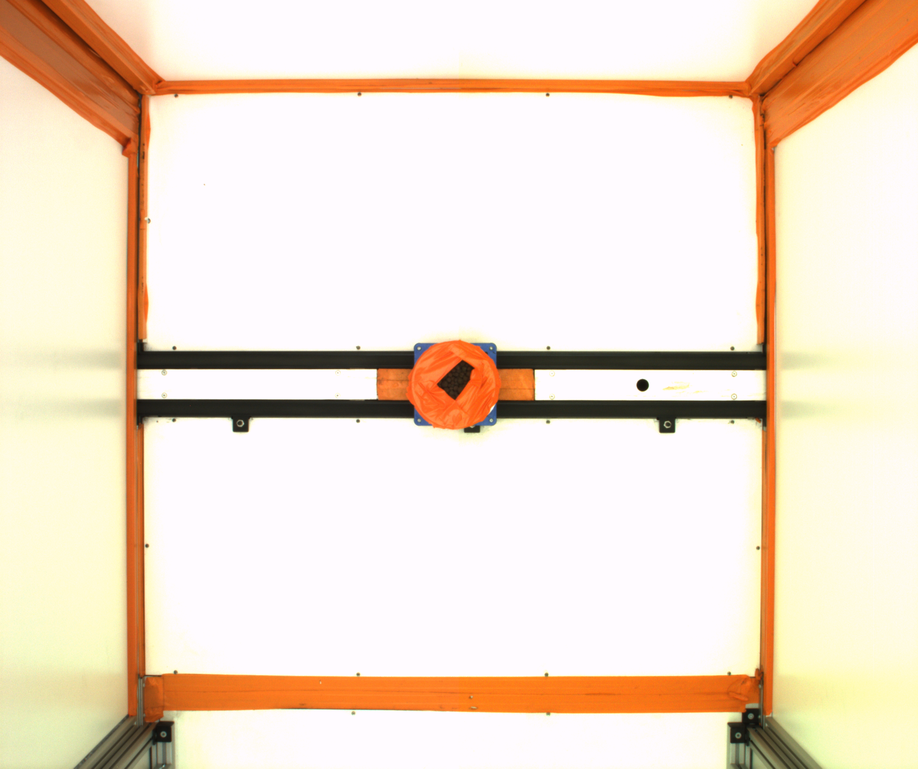
#> input picture src/openalea/infraphenogrid/share/data/Mikael.png, 918 x 769 px, shrunk from 2454 x 2056 before the run
$ python -i binarization_processing.py   (imports and definitions only)
#> lines starting #> are read from the running program, lines starting #| are printed output that depends on the picture
# -*- python -*-
#
#       Copyright 2015 INRIA - CIRAD - INRA
#
#       Distributed under the Cecill-C License.
#       See accompanying file LICENSE.txt or copy at
#           http://www.cecill.info/licences/Licence_CeCILL-C_V1-en.html
#
#       OpenAlea WebSite : http://openalea.gforge.inria.fr
#
# ==============================================================================
"""
Post processing algorithms to improve binarization of a image
"""
# ==============================================================================
import cv2
import numpy

import openalea.opencv.extension as ocv2
# ==============================================================================


def clean_noise(binary_image, mask=None):
    """
    Goal: Cleaning orange band noise with mask

    Applied mask on image then erode and dilate on 3 iteration.
    Applied subtract image and mask and add to image modify before
    And finally, erode and dilate again

    Parameters
    ----------
    binary_image : numpy.ndarray
        2-D array

    mask : numpy.ndarray, optional
        Array of same shape as `image`. Only points at which mask == True
        will be processed.

    Returns
    -------
    out : numpy.ndarray
        Binary Image
    """
    # ==========================================================================
    # Check Parameters
    if not isinstance(binary_image, numpy.ndarray):
        raise TypeError('binary_image must be a numpy.ndarray')

    if binary_image.ndim != 2:
        raise ValueError('binary_image must be 2D array')

    if mask is not None:
        if not isinstance(mask, numpy.ndarray):
            raise TypeError('mask must be a numpy.ndarray')
        if mask.ndim != 2:
            raise ValueError('mask must be 2D array')
    # ==========================================================================
    if mask is not None:
        out = cv2.bitwise_and(binary_image, mask)
    else:
        out = binary_image.copy()

    element = cv2.getStructuringElement(cv2.MORPH_CROSS, (3, 3))
    out = cv2.erode(out, element, iterations=3)
    out = cv2.dilate(out, element, iterations=3)

    if mask is not None:
        res = cv2.subtract(binary_image, mask)
        out = cv2.add(res, out)

    out = ocv2.erode(out)
    out = ocv2.dilate(out)

    return out

>>> import cv2
>>> picture = cv2.imread('share/data/Mikael.png', cv2.IMREAD_GRAYSCALE)
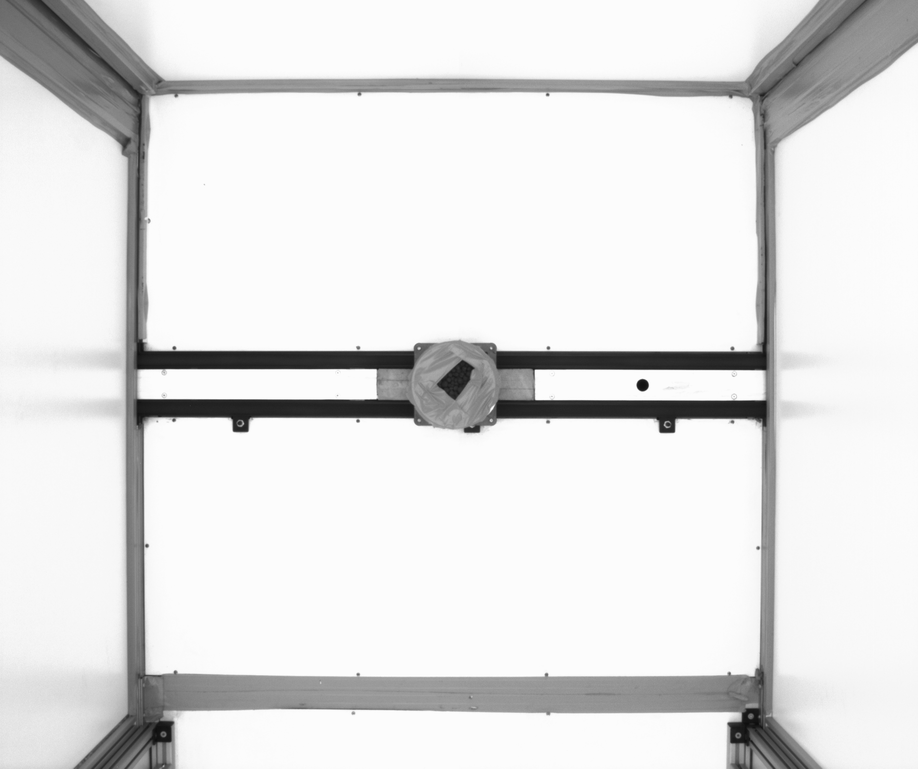
#> picture: shape (769, 918); min 13, max 255, mean 226.2
>>> result = clean_noise(picture)
#> in clean_noise, `out = cv2.erode(out, element, iterations=3)`:
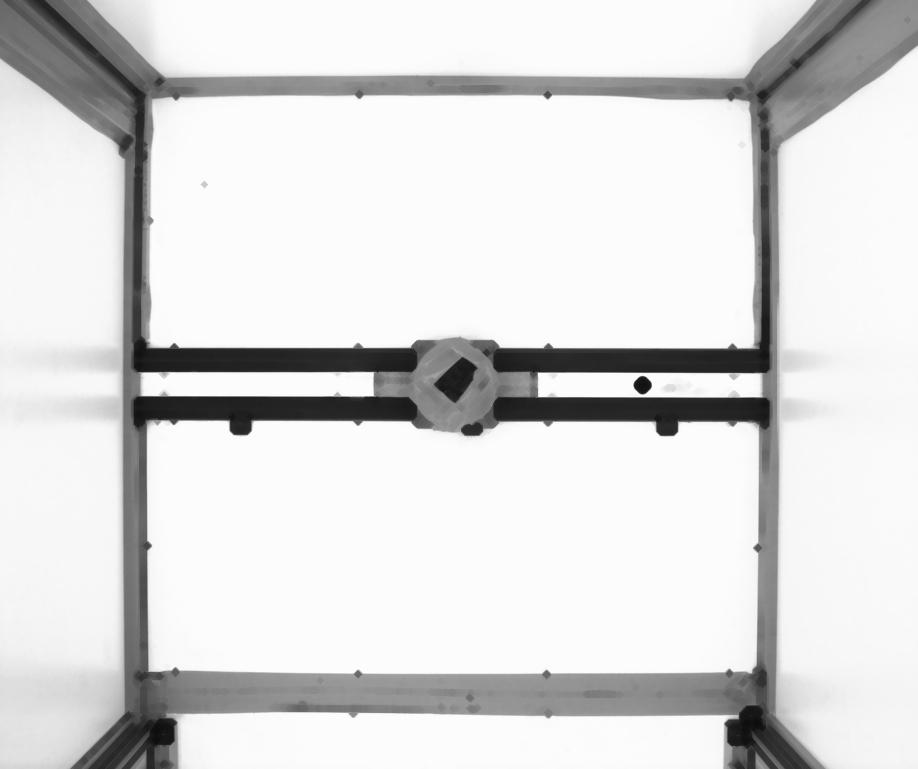
#> out: shape (769, 918); min 13, max 252, mean 219.3
#> (the run stopped early here; a loop or call above may not have finished)
